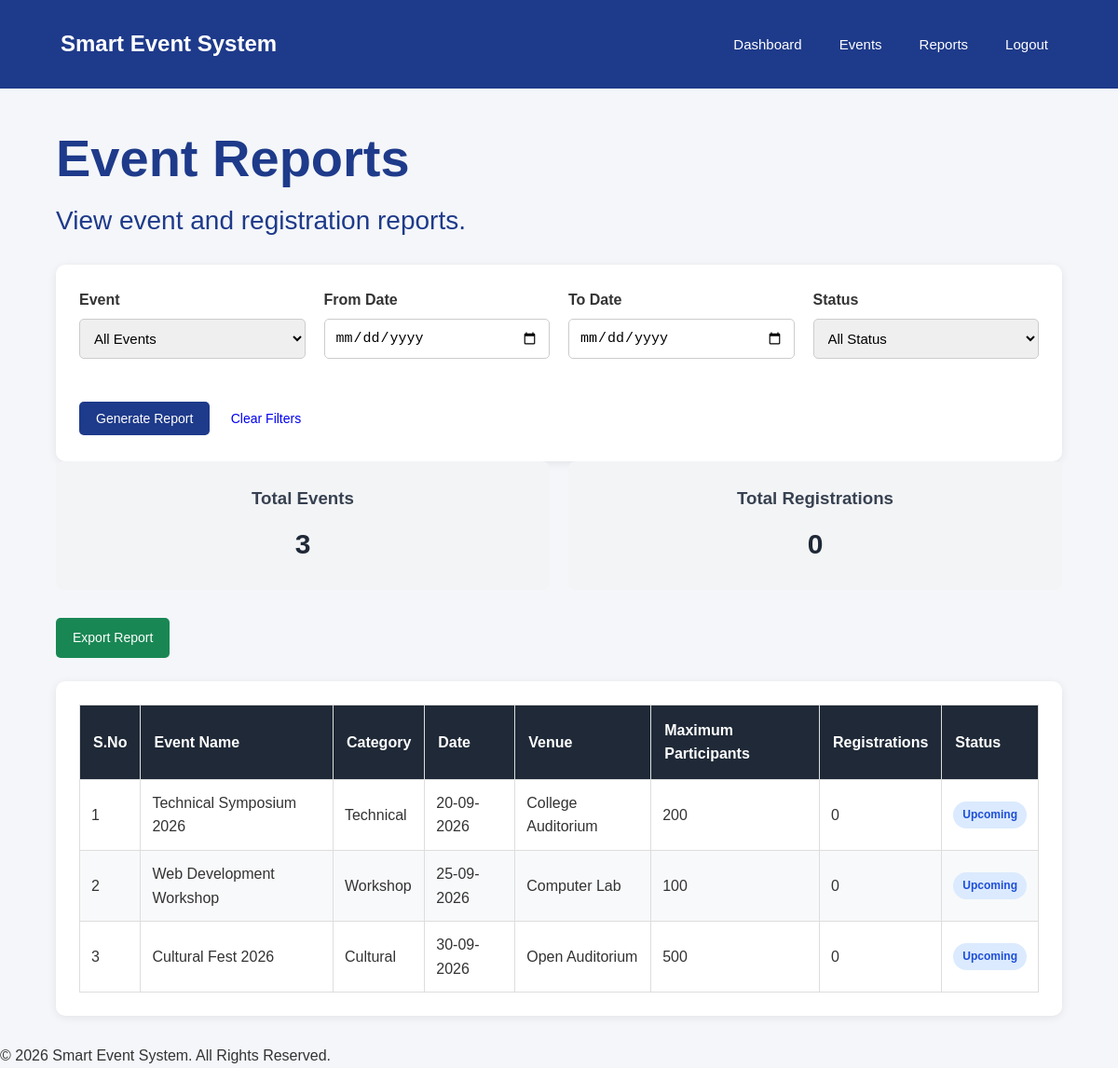
Screenshot of /reports/report.php (signed in) with the database file from the repository.
### tables this page shows
CREATE TABLE events (
    id INT AUTO_INCREMENT PRIMARY KEY,
    event_name VARCHAR(150) NOT NULL,
    description TEXT,
    category VARCHAR(100),
    event_date DATE NOT NULL,
    start_time TIME NOT NULL,
    end_time TIME,
    venue VARCHAR(200) NOT NULL,
    max_participants INT DEFAULT 100,
    registration_deadline DATE,
    image VARCHAR(255),
    status ENUM('upcoming', 'ongoing', 'completed', 'cancelled')
           DEFAULT 'upcoming',
    created_at TIMESTAMP DEFAULT CURRENT_TIMESTAMP
);

### reports/report.php (the view, shortened to what this page needs)
<?php
require_once "../config/db.php";
$total_registrations = 0;
$event_id =
    $_GET["event_id"] ?? "";
$start_date =
    $_GET["start_date"] ?? "";
$end_date =
    $_GET["end_date"] ?? "";
$status =
    $_GET["status"] ?? "";
$sql = "
    SELECT
        e.id,
        e.event_name,
        e.category,
        e.event_date,
        e.start_time,
        e.end_time,
        e.venue,
        e.max_participants,
        e.status,
        COUNT(r.id) AS total_registrations
    FROM events e
    LEFT JOIN registrations r
        ON e.id = r.event_id
";
$sql .= "
    GROUP BY
        e.id,
        e.event_name,
        e.category,
        e.event_date,
        e.start_time,
        e.end_time,
        e.venue,
        e.max_participants,
        e.status
    ORDER BY
        e.event_date ASC,
        e.start_time ASC
";
$stmt =
    $conn->prepare($sql);
$stmt->execute();
$result =
    $stmt->get_result();
$total_events =
    $result->num_rows;
while ($summary_row = $result->fetch_assoc()) {
    $total_registrations +=
        (int)$summary_row["total_registrations"];
}
$result->data_seek(0);
?>
<!DOCTYPE html>
<html lang="en">
<head>
    <link
        rel="stylesheet"
        href="../css/style.css"
    >
</head>
<body>
<nav class="navbar">
    <div class="navbar-container">
        <div class="logo">
            Smart Event System
        </div>
        <div class="nav-links">
            <a href="../dashboard.php">
                Dashboard
            </a>
            <a href="../admin/view_events.php">
                Events
            </a>
            <a href="report.php">
                Reports
            </a>
            <a href="../logout.php">
                Logout
            </a>
        </div>
    </div>
</nav>
<div class="container">
    <div class="page-title">
        <h1>
            Event Reports
        </h1>
        <p>
            View event and registration reports.
        </p>
    </div>
    <div class="card">
        <form
            method="GET"
            action="report.php"
        >
            <div class="report-filters">
                <div class="form-group">
                    <label for="event_id">
                        Event
                    </label>
                    <select
                        id="event_id"
                        name="event_id"
                        class="form-control"
                    >
                        <option value="">
                            All Events
                        </option>
                    </select>
                </div>
                <div class="form-group">
                    <label for="start_date">
                        From Date
                    </label>
                    <input
                        type="date"
                        id="start_date"
                        name="start_date"
                        class="form-control"
                        value="<?php echo htmlspecialchars($start_date); ?>"
                    >
                </div>
                <div class="form-group">
                    <label for="end_date">
                        To Date
                    </label>
                    <input
                        type="date"
                        id="end_date"
                        name="end_date"
                        class="form-control"
                        value="<?php echo htmlspecialchars($end_date); ?>"
                    >
                </div>
                <div class="form-group">
                    <label for="status">
                        Status
                    </label>
                    <select
                        id="status"
                        name="status"
                        class="form-control"
                    >
                        <option value="">
                            All Status
                        </option>
                    </select>
                </div>
            </div>
            <button
                type="submit"
                class="btn btn-primary"
            >
                Generate Report
            </button>
            <a
                href="report.php"
                class="btn"
            >
                Clear Filters
            </a>
        </form>
    </div>
    <div class="summary-container">
        <div class="summary-card">
            <h3>
                Total Events
            </h3>
            <div class="summary-number">
                <?php
                echo $total_events;
                ?>
            </div>
        </div>
        <div class="summary-card">
            <h3>
                Total Registrations
            </h3>
            <div class="summary-number">
                <?php
                echo $total_registrations;
                ?>
            </div>
        </div>
    </div>
    <div class="report-actions">
        <a
            href="export.php?event_id=<?php echo urlencode($event_id); ?>&start_date=<?php echo urlencode($start_date); ?>&end_date=<?php echo urlencode($end_date); ?>&status=<?php echo urlencode($status); ?>"
            class="btn btn-success"
        >
            Export Report
        </a>
    </div>
    <div class="card">
        <div class="report-table-container">
            <table class="report-table">
                <thead>
                    <tr>
                        <th>
                            S.No
                        </th>
                        <th>
                            Event Name
                        </th>
                        <th>
                            Category
                        </th>
                        <th>
                            Date
                        </th>
                        <th>
                            Venue
                        </th>
                        <th>
                            Maximum Participants
                        </th>
                        <th>
                            Registrations
                        </th>
                        <th>
                            Status
                        </th>
                    </tr>
                </thead>
                <tbody>
                    <?php if ($result->num_rows > 0): ?>
                        <?php
                        $serial_no = 1;
                        ?>
                        <?php while ($row = $result->fetch_assoc()): ?>
                            <tr>
                                <td>
                                    <?php
                                    echo $serial_no;
                                    ?>
                                </td>
                                <td>
                                    <?php
                                    echo htmlspecialchars(
                                        $row["event_name"]
                                    );
                                    ?>
                                </td>
                                <td>
                                    <?php
                                    echo htmlspecialchars(
                                        $row["category"]
                                    );
                                    ?>
                                </td>
                                <td>
                                    <?php
                                    echo date(
                                        "d-m-Y",
                                        strtotime(
                                            $row["event_date"]
                                        )
                                    );
                                    ?>
                                </td>
                                <td>
                                    <?php
                                    echo htmlspecialchars(
                                        $row["venue"]
                                    );
                                    ?>
                                </td>
                                <td>
                                    <?php
                                    echo (int)
                                        $row["max_participants"];
                                    ?>
                                </td>
                                <td>
                                    <?php
                                    echo (int)
                                        $row["total_registrations"];
                                    ?>
                                </td>
                                <td>
                                    <span
                                        class="status-badge status-<?php echo htmlspecialchars($row["status"]); ?>"
                                    >
                                        <?php
                                        echo htmlspecialchars(
                                            $row["status"]
                                        );
                                        ?>
                                    </span>
                                </td>
                            </tr>
                            <?php
                            $serial_no++;
                            ?>
                        <?php endwhile; ?>
                    <?php endif; ?>
                </tbody>
            </table>
        </div>
    </div>
</div>
<footer>
    <p>
        &copy; <?php echo date("Y"); ?>
        Smart Event System.
        All Rights Reserved.
    </p>
</footer>
</body>
</html>

### css/style.css (style rules this page uses)
* { margin: 0; padding: 0; box-sizing: border-box; }
body { font-family: Arial, Helvetica, sans-serif; background-color: #f4f6f9; color: #333; line-height: 1.6; }
.navbar { background-color: #1e3a8a; color: white; padding: 15px 40px; display: flex; justify-content: space-between; align-items: center; }
.navbar-container { width: 100%; max-width: 1200px; margin: 0 auto; min-height: 65px; padding: 0 25px; display: flex; align-items: center; justify-content: space-between; }
.logo { color: white; font-size: 22px; font-weight: bold; white-space: nowrap; }
.nav-links { display: flex; align-items: center; justify-content: flex-end; gap: 20px; }
.nav-links a { display: inline-block; color: white; text-decoration: none; font-size: 15px; font-weight: 500; padding: 8px 10px; white-space: nowrap; }
.navbar .logo { font-size: 24px; font-weight: bold; }
.container { width: 90%; max-width: 1200px; margin: 30px auto; }
.page-title { font-size: 28px; margin-bottom: 25px; color: #1e3a8a; }
.card { background-color: white; padding: 25px; border-radius: 10px; box-shadow: 0 2px 8px rgba(0, 0, 0, 0.1); }
.btn { display: inline-block; padding: 10px 18px; border: none; border-radius: 5px; cursor: pointer; text-decoration: none; font-size: 14px; }
.btn-primary { background-color: #1e3a8a; color: white; }
.btn-success { background-color: #198754; color: white; }
.form-group { margin-bottom: 18px; }
.form-group label { display: block; margin-bottom: 7px; font-weight: bold; }
.form-control { width: 100%; padding: 11px; border: 1px solid #ccc; border-radius: 5px; font-size: 15px; }
table { width: 100%; border-collapse: collapse; background-color: white; }
table th, table td { padding: 12px; border: 1px solid #ddd; text-align: left; }
table th { background-color: #1e3a8a; color: white; }
table tr:nth-child(even) { background-color: #f8f9fa; }
.card { background: #ffffff; padding: 25px; border-radius: 10px; box-shadow: 0 2px 10px rgba(0, 0, 0, 0.08); }

### reports/report.php (style rules this page uses)
.report-filters { display: grid; grid-template-columns: repeat(4, 1fr); gap: 20px; margin-bottom: 25px; }
.summary-container { display: grid; grid-template-columns: repeat(2, 1fr); gap: 20px; margin-bottom: 30px; }
.summary-card { padding: 25px; text-align: center; border-radius: 8px; background-color: #f3f4f6; }
.summary-card h3 { margin-bottom: 10px; color: #374151; }
.summary-number { font-size: 30px; font-weight: bold; color: #1f2937; }
.report-table-container { width: 100%; overflow-x: auto; }
.report-table { width: 100%; border-collapse: collapse; }
.report-table th { background-color: #1f2937; color: white; padding: 14px; text-align: left; }
.report-table td { padding: 12px; border-bottom: 1px solid #ddd; }
.report-actions { margin-bottom: 25px; display: flex; gap: 10px; flex-wrap: wrap; }
.status-badge { display: inline-block; padding: 5px 10px; border-radius: 15px; font-size: 12px; font-weight: bold; text-transform: capitalize; }
.status-upcoming { background-color: #dbeafe; color: #1d4ed8; }

### rows the page displays
events: event_name "Technical Symposium 2026", category "Technical", event_date "20-09-2026", venue "College Auditorium", max_participants "200", total_registrations "0", status "Upcoming"
events: event_name "Web Development Workshop", category "Workshop", event_date "25-09-2026", venue "Computer Lab", max_participants "100", total_registrations "0", status "Upcoming"
events: event_name "Cultural Fest 2026", category "Cultural", event_date "30-09-2026", venue "Open Auditorium", max_participants "500", total_registrations "0", status "Upcoming"

### other values shown
$total_events "3"
$total_registrations "0"
